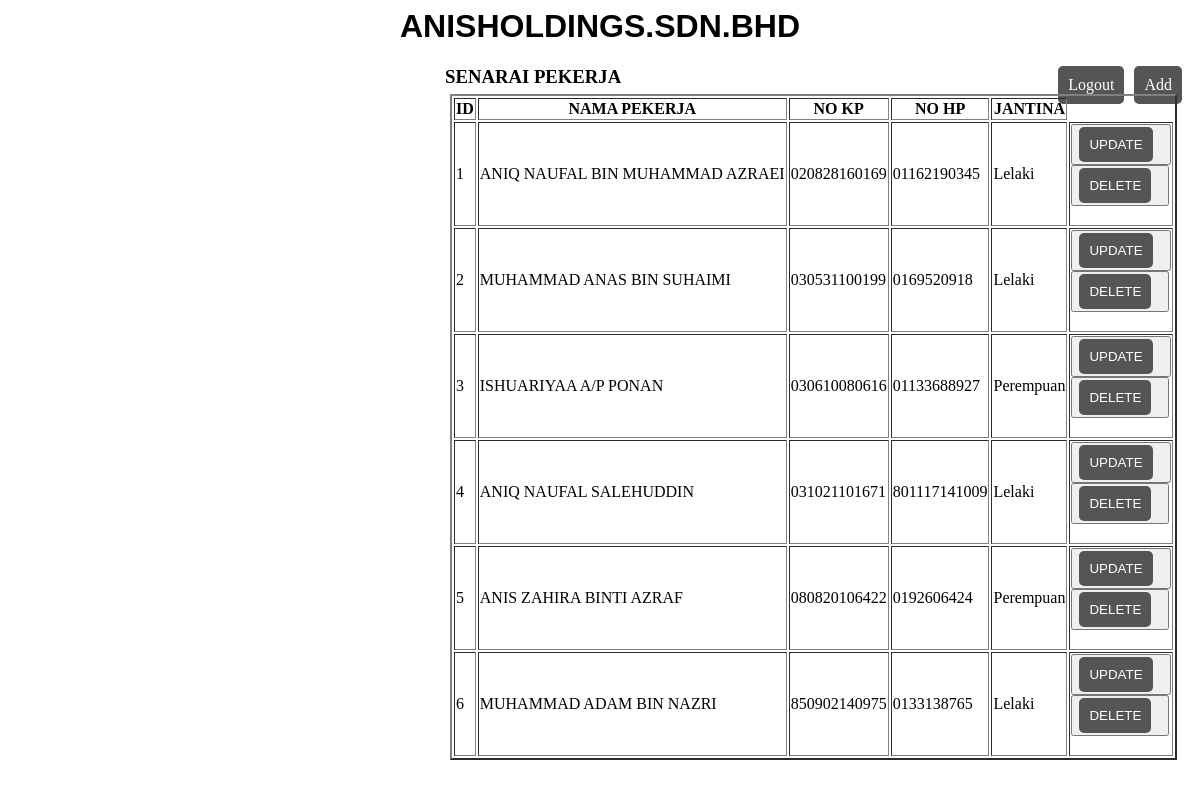
The page /add.php on the database its author committed.
### tables this page shows
CREATE TABLE `info_pekerja` (
  `id` int(3) NOT NULL,
  `nama_pekerja` varchar(50) NOT NULL,
  `no_kp` varchar(12) NOT NULL,
  `jantina` varchar(50) NOT NULL,
  `no_hp` varchar(50) NOT NULL
);

### add.php (the view, shortened to what this page needs)
<?php
include "conn.php";
?>
<div>
  <div class="mb-5" ><h1 class="ROW1">ANISHOLDINGS.SDN.BHD</h1></div>
    <a class="p-3" href="tambahpekerja.php">Add</a>
    <a href="index.php" class="btn btn-success btn-sm">Logout</a>
	<link rel="stylesheet" href="style.css">
</div>
<center><h3 class="text-white">SENARAI PEKERJA</h3></center>
<div class="table ">
  <div class=" table">
        <table border=2>
          <thead>
            <tr>
              <th scope="col">
                ID
              </th>
              <th scope="col">
              NAMA PEKERJA
              </th>
              <th scope="col" >
                NO KP
              </th>
              <th scope="col" >
                NO HP
              </th>
              <th scope="col">
                JANTINA
              </th><br><br>
            </tr>
          </thead>
          <tbody>
            <?php
            $data = mysqli_query($con, "SELECT * FROM info_pekerja");
            while ($info = mysqli_fetch_array($data)) { ?>
                  <tr>
              <td>
                <?php echo $info["id"]; ?>
              </td>
              <td>
                <?php echo $info["nama_pekerja"]; ?>
              </td>
              <td>
              <?php echo $info["no_kp"]; ?>
              </td>
              <td>
              <?php echo $info["no_hp"]; ?>
              </td>
              <td>
                <?php echo $info["jantina"]; ?>
              <br></td><br>
              <td>
              <div>
                <button type="button"><a href="kemaskinipekerja.php?update_id=<?php echo $info["id"]; ?>">UPDATE</a></button>
    <div>
                <button type="button"><a href="padampekerja.php?delete_id=<?php echo $info["id"]; ?>">DELETE</a></button><br><br>
            </div>
        </div>
    </div>
</div>
            </td>
              </tr>
<?php } ?>

### style.css (style rules this page uses)
.mb-5 { text-align: center; font-family: Impact, Haettenschweiler, 'Arial Narrow Bold', sans-serif; }
.table { left: 450px; bottom: 40px; border: 1; text-align: center; position: fixed; }
a { float: right; background: #555; padding: 10px 10px; color: #fff; border-radius: 5px; margin-right: 10px; border: none; text-decoration: none; }
.btn { text-align: center; }

### rows shown on the page
info_pekerja: id "1", nama_pekerja "ANIQ NAUFAL BIN MUHAMMAD AZRAEI", no_kp "020828160169", no_hp "01162190345", jantina "Lelaki"
info_pekerja: id "2", nama_pekerja "MUHAMMAD ANAS BIN SUHAIMI", no_kp "030531100199", no_hp "0169520918", jantina "Lelaki"
info_pekerja: id "3", nama_pekerja "ISHUARIYAA A/P PONAN", no_kp "030610080616", no_hp "01133688927", jantina "Perempuan"
info_pekerja: id "4", nama_pekerja "ANIQ NAUFAL SALEHUDDIN", no_kp "031021101671", no_hp "801117141009", jantina "Lelaki"
info_pekerja: id "5", nama_pekerja "ANIS ZAHIRA BINTI AZRAF", no_kp "080820106422", no_hp "0192606424", jantina "Perempuan"
info_pekerja: id "6", nama_pekerja "MUHAMMAD ADAM BIN NAZRI", no_kp "850902140975", no_hp "0133138765", jantina "Lelaki"
